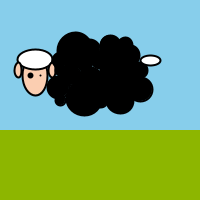
Frame 1 (no input)
Frame 60 (the mouse pressed at the canvas centre just before this capture): identical to frame 1, image omitted
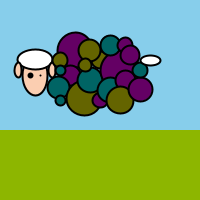
Frame 120 (the mouse held since frame 60 and released just before this capture)

The Processing sketch that drew these frames (run headless with seeded random() and noise(); from frame 60 on, the mouse is pressed at the canvas centre):

// Processing sketch: processing_14265
// ── processing_14265.pde

//Color of sheep's fur will and position of legs change according to mouse position. 

void setup() {
  size(200,200);
  println("Party!");
  ellipseMode(CENTER);
}
void draw() {
  background(135,206,235);
  //Ground
  rectMode(CORNER);
  fill(141,182,0);
  noStroke();
  rect(0,130,200,70);
  
  //Head
  stroke(0);
  strokeWeight(2);
  fill(251,206,177);
  ellipse(35,75,25,40);
  
  //Hair
  fill(255);
  ellipse(35,59,35,20);
  
  //Eyes
  stroke(0);
  strokeWeight(6);
  fill(0);
  point(30,75);
  strokeWeight(2);
  point(40,75);
  
  //Ears
  strokeWeight(2);
  fill(251,206,177);
  ellipse(18,70,7,15);
  ellipse(52,70,7,15);
  
  //Body
  frameRate(30);//colour changes with mouse speed and position
  fill(mouseX,0,mouseY);
  ellipse(75,50,35,35);
  fill(mouseX,mouseY,0);
  ellipse(60,60,15,15);
  fill(mouseY,0,mouseX);
  ellipse(70,75,20,20);
  fill(0,mouseX,mouseY);
  ellipse(58,87,22,22);
  fill(mouseY,mouseX,0);
  ellipse(84,98,35,35);
  fill(0,mouseY,mouseX);
  ellipse(60,100,10,10);
  fill(0,mouseY,mouseX);
  ellipse(90,80,25,25);
  fill(mouseX,mouseY,0);
  ellipse(100,60,17,17);
  fill(mouseY,mouseX,0);
  ellipse(89,50,22,22);
  fill(mouseX,0,mouseY);
  ellipse(120,70,39,39);
  fill(0,mouseX,mouseY);
  ellipse(110,45,20,20);
  fill(mouseY,0,mouseX);
  ellipse(100,100,15,15);
  fill(0,mouseX,mouseY);
  ellipse(110,90,25,25);
  fill(mouseX,0,mouseY);
  ellipse(125,80,20,20);
  fill(mouseY,mouseX,0);
  ellipse(120,100,27,27);
  fill(mouseY,0,mouseX);
  ellipse(140,89,24,24);
  fill(0,mouseX,mouseY);
  ellipse(140,70,15,15);
  fill(mouseX,0,mouseY);
  ellipse(125,45,15,15);
  fill(mouseY,0,mouseX);
  ellipse(130,55,19,19);
  fill(mouseX,mouseY,0);
  ellipse(85,65,13,13);
  fill(0,mouseY,mouseX);
  ellipse(60,70,10,10);
 
 //Tail
 fill(255);
 ellipse(150,60,20,10);
}
void keyPressed() {
 //Legs 
 frameRate(1);
 //legs changes position according to mouse position, by pressing key
 line(80,115,mouseX,130);
 line(80,115,70,130);
 line(120,115,mouseX-20,130);
 line(120,115,130,130);
 }
  
